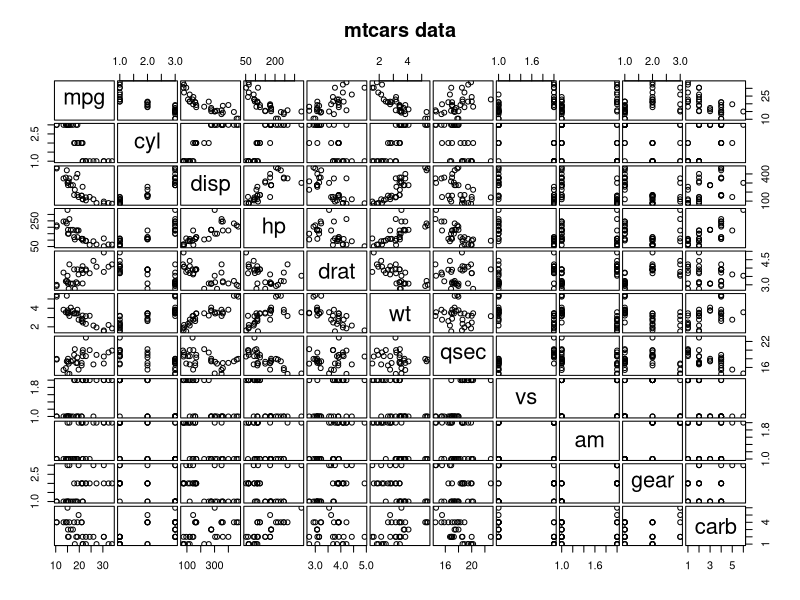
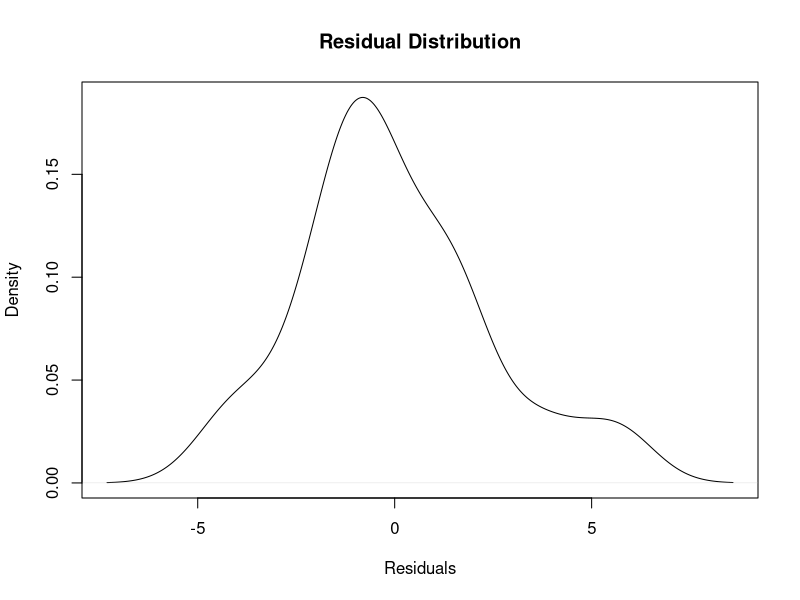
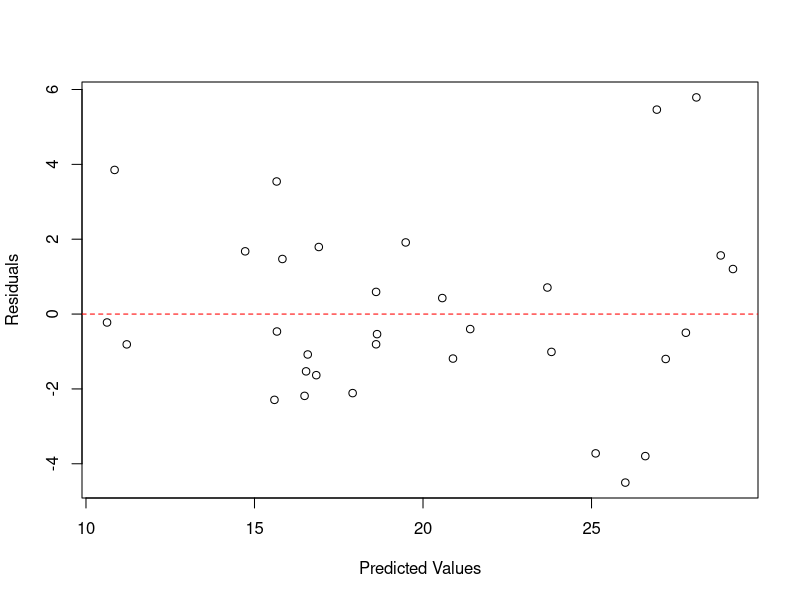

Write the R code that produced these figures, in order.
## ---- chunk 1
library(datasets)
data("mtcars")
dim(mtcars)
head(mtcars)
## ---- chunk 2
mtcars2 <- within(mtcars, {
        vs <- factor(vs, labels = c("V", "S")); 
        am <- factor(am, labels = c("automatic", "manual")); 
        cyl  <- factor(cyl); 
        gear <- factor(gear); 
        carb <- factor(carb)})
summary(mtcars2)
pairs(mtcars2, main = "mtcars data", gap = 1/4)
## ---- chunk 3
library(broom)
lmfit <- lm(mpg ~ ., data = mtcars2)
tidy(lmfit)
## ---- chunk 4
library(car)
sqrt(vif(lmfit))
anova(lmfit)
## ---- chunk 5
library(broom)
fit1 <- lm(mpg ~ cyl+disp+wt+am, data = mtcars2)
tidy(fit1)
## ---- chunk 6
anova(fit1, lmfit)
## ---- chunk 7
resid <- residuals(fit1)
fitted <- fitted.values(fit1)
plot(density(resid), xlab="Residuals", ylab="Density", main="Residual Distribution")
## ---- chunk 8
plot(fitted, resid, xlab="Predicted Values", ylab="Residuals")
abline(h=0, col="red", lty="dashed")
## ---- chunk 9
fit2 <- lm(mpg ~ am, data = mtcars2)
tidy(fit2)
